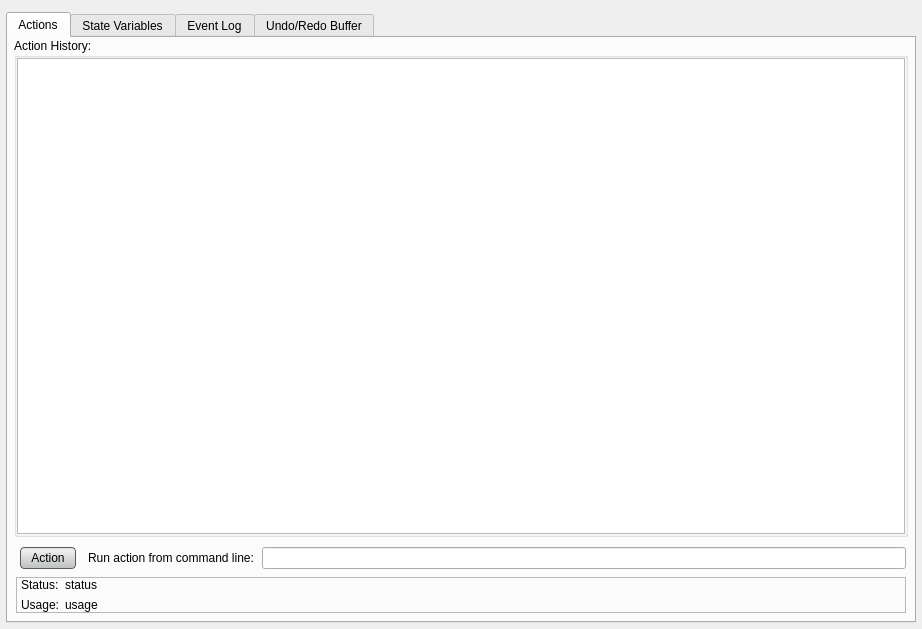
<?xml version="1.0" encoding="UTF-8"?>
<ui version="4.0">
 <class>F_CONTROLLER</class>
 <widget class="QDialog" name="F_CONTROLLER">
  <property name="geometry">
   <rect>
    <x>0</x>
    <y>0</y>
    <width>922</width>
    <height>629</height>
   </rect>
  </property>
  <property name="windowTitle">
   <string>Seg3D 2.0 - Controller</string>
  </property>
  <property name="styleSheet">
   <string notr="true">QPushButton{
	background-color: qlineargradient(spread:pad, x1:0.5, y1:0, x2:0.5, y2:0.960227, stop:0 rgba(221, 221, 221, 255), stop:0.155779 rgba(238, 238, 238, 255), stop:1 rgba(192, 194, 194, 255));
	border-radius: 4px;
	border: 1px solid rgb(90, 90, 90);
	margin:4px;
	padding-left: 10px;
	padding-right: 10px;
}

QPushButton:hover{
	background-color: qlineargradient(spread:pad, x1:0.5, y1:0, x2:0.5, y2:1, stop:0 rgba(195, 195, 195, 255), stop:0.253769 rgba(206, 206, 206, 255), stop:1 rgba(185, 185, 185, 255));
	border-radius: 4px;
	border: 1px solid rgb(90, 90, 90);
	margin:4px;
}

QPushButton:pressed{
	background-color: qlineargradient(spread:pad, x1:0.5, y1:0, x2:0.5, y2:1, stop:0 rgba(150, 150, 150, 255), stop:0.753769 rgba(206, 206, 206, 255), stop:1 rgba(185, 185, 185, 255));
	border-radius: 4px;
	border: 1px solid rgb(90, 90, 90);
	margin:4px;
}</string>
  </property>
  <layout class="QVBoxLayout" name="verticalLayout_2">
   <property name="spacing">
    <number>0</number>
   </property>
   <property name="leftMargin">
    <number>6</number>
   </property>
   <property name="topMargin">
    <number>12</number>
   </property>
   <property name="rightMargin">
    <number>6</number>
   </property>
   <property name="bottomMargin">
    <number>6</number>
   </property>
   <item>
    <widget class="QTabWidget" name="TW_CONTROLLER">
     <property name="currentIndex">
      <number>0</number>
     </property>
     <property name="usesScrollButtons">
      <bool>false</bool>
     </property>
     <property name="documentMode">
      <bool>false</bool>
     </property>
     <property name="movable">
      <bool>true</bool>
     </property>
     <widget class="QWidget" name="TAB_ACTION_HISTORY">
      <attribute name="title">
       <string notr="true">Actions</string>
      </attribute>
      <layout class="QVBoxLayout" name="verticalLayout">
       <property name="spacing">
        <number>0</number>
       </property>
       <property name="leftMargin">
        <number>6</number>
       </property>
       <property name="topMargin">
        <number>0</number>
       </property>
       <property name="rightMargin">
        <number>6</number>
       </property>
       <property name="bottomMargin">
        <number>6</number>
       </property>
       <item>
        <widget class="QGroupBox" name="groupBox">
         <property name="title">
          <string>Action History:</string>
         </property>
         <layout class="QHBoxLayout" name="horizontalLayout_2">
          <property name="spacing">
           <number>0</number>
          </property>
          <property name="margin">
           <number>0</number>
          </property>
          <item>
           <widget class="QTableView" name="TV_ACTION_HISTORY">
            <property name="frameShape">
             <enum>QFrame::StyledPanel</enum>
            </property>
            <property name="editTriggers">
             <set>QAbstractItemView::NoEditTriggers</set>
            </property>
            <property name="showDropIndicator" stdset="0">
             <bool>false</bool>
            </property>
            <property name="alternatingRowColors">
             <bool>true</bool>
            </property>
            <property name="selectionMode">
             <enum>QAbstractItemView::SingleSelection</enum>
            </property>
            <property name="showGrid">
             <bool>false</bool>
            </property>
            <property name="gridStyle">
             <enum>Qt::NoPen</enum>
            </property>
            <property name="wordWrap">
             <bool>false</bool>
            </property>
            <property name="cornerButtonEnabled">
             <bool>false</bool>
            </property>
            <attribute name="horizontalHeaderDefaultSectionSize">
             <number>2</number>
            </attribute>
            <attribute name="horizontalHeaderMinimumSectionSize">
             <number>2</number>
            </attribute>
            <attribute name="horizontalHeaderStretchLastSection">
             <bool>true</bool>
            </attribute>
            <attribute name="verticalHeaderVisible">
             <bool>false</bool>
            </attribute>
            <attribute name="verticalHeaderHighlightSections">
             <bool>false</bool>
            </attribute>
            <attribute name="verticalHeaderMinimumSectionSize">
             <number>12</number>
            </attribute>
           </widget>
          </item>
         </layout>
        </widget>
       </item>
       <item>
        <widget class="QFrame" name="frame">
         <property name="frameShape">
          <enum>QFrame::NoFrame</enum>
         </property>
         <property name="frameShadow">
          <enum>QFrame::Raised</enum>
         </property>
         <layout class="QVBoxLayout" name="verticalLayout_3">
          <property name="spacing">
           <number>0</number>
          </property>
          <property name="margin">
           <number>2</number>
          </property>
          <item>
           <widget class="QWidget" name="widget_2" native="true">
            <layout class="QHBoxLayout" name="horizontalLayout_3">
             <property name="spacing">
              <number>8</number>
             </property>
             <property name="leftMargin">
              <number>0</number>
             </property>
             <property name="topMargin">
              <number>4</number>
             </property>
             <property name="rightMargin">
              <number>0</number>
             </property>
             <property name="bottomMargin">
              <number>4</number>
             </property>
             <item>
              <widget class="QPushButton" name="TB_ACTION">
               <property name="minimumSize">
                <size>
                 <width>0</width>
                 <height>30</height>
                </size>
               </property>
               <property name="focusPolicy">
                <enum>Qt::NoFocus</enum>
               </property>
               <property name="text">
                <string>Action</string>
               </property>
              </widget>
             </item>
             <item>
              <widget class="QLabel" name="label">
               <property name="minimumSize">
                <size>
                 <width>0</width>
                 <height>20</height>
                </size>
               </property>
               <property name="text">
                <string>Run action from command line:</string>
               </property>
              </widget>
             </item>
             <item>
              <widget class="QLineEdit" name="LE_EDIT_ACTION"/>
             </item>
            </layout>
           </widget>
          </item>
          <item>
           <widget class="QFrame" name="frame_2">
            <property name="frameShape">
             <enum>QFrame::StyledPanel</enum>
            </property>
            <layout class="QGridLayout" name="gridLayout">
             <property name="leftMargin">
              <number>4</number>
             </property>
             <property name="topMargin">
              <number>0</number>
             </property>
             <property name="rightMargin">
              <number>4</number>
             </property>
             <property name="bottomMargin">
              <number>0</number>
             </property>
             <item row="0" column="0">
              <widget class="QLabel" name="label_3">
               <property name="text">
                <string>Status:</string>
               </property>
              </widget>
             </item>
             <item row="0" column="1">
              <widget class="QLabel" name="L_ACTION_STATUS">
               <property name="sizePolicy">
                <sizepolicy hsizetype="MinimumExpanding" vsizetype="Preferred">
                 <horstretch>0</horstretch>
                 <verstretch>0</verstretch>
                </sizepolicy>
               </property>
               <property name="text">
                <string>status</string>
               </property>
               <property name="alignment">
                <set>Qt::AlignLeading|Qt::AlignLeft|Qt::AlignTop</set>
               </property>
               <property name="wordWrap">
                <bool>true</bool>
               </property>
              </widget>
             </item>
             <item row="1" column="0">
              <widget class="QLabel" name="label_4">
               <property name="text">
                <string>Usage:</string>
               </property>
              </widget>
             </item>
             <item row="1" column="1">
              <widget class="QLabel" name="L_ACTION_USAGE">
               <property name="sizePolicy">
                <sizepolicy hsizetype="MinimumExpanding" vsizetype="Preferred">
                 <horstretch>0</horstretch>
                 <verstretch>0</verstretch>
                </sizepolicy>
               </property>
               <property name="text">
                <string>usage</string>
               </property>
              </widget>
             </item>
            </layout>
           </widget>
          </item>
         </layout>
        </widget>
       </item>
      </layout>
     </widget>
     <widget class="QWidget" name="TAB_STATE_ENGINE">
      <property name="styleSheet">
       <string notr="true"/>
      </property>
      <attribute name="title">
       <string>State Variables</string>
      </attribute>
      <layout class="QVBoxLayout" name="verticalLayout_4">
       <property name="margin">
        <number>5</number>
       </property>
       <item>
        <widget class="QTableView" name="TV_STATE_ENGINE">
         <property name="horizontalScrollBarPolicy">
          <enum>Qt::ScrollBarAlwaysOff</enum>
         </property>
         <property name="alternatingRowColors">
          <bool>true</bool>
         </property>
         <property name="selectionMode">
          <enum>QAbstractItemView::SingleSelection</enum>
         </property>
         <property name="showGrid">
          <bool>false</bool>
         </property>
         <property name="gridStyle">
          <enum>Qt::NoPen</enum>
         </property>
         <attribute name="horizontalHeaderStretchLastSection">
          <bool>true</bool>
         </attribute>
         <attribute name="verticalHeaderVisible">
          <bool>false</bool>
         </attribute>
         <attribute name="verticalHeaderMinimumSectionSize">
          <number>12</number>
         </attribute>
        </widget>
       </item>
      </layout>
     </widget>
     <widget class="QWidget" name="TAB_EVENT_LOG">
      <attribute name="title">
       <string>Event Log</string>
      </attribute>
      <layout class="QVBoxLayout" name="verticalLayout_6">
       <property name="margin">
        <number>5</number>
       </property>
       <item>
        <widget class="QTableView" name="TV_LOG_HISTORY">
         <property name="frameShadow">
          <enum>QFrame::Sunken</enum>
         </property>
         <property name="editTriggers">
          <set>QAbstractItemView::NoEditTriggers</set>
         </property>
         <property name="alternatingRowColors">
          <bool>true</bool>
         </property>
         <property name="selectionMode">
          <enum>QAbstractItemView::NoSelection</enum>
         </property>
         <property name="showGrid">
          <bool>false</bool>
         </property>
         <property name="cornerButtonEnabled">
          <bool>false</bool>
         </property>
         <attribute name="horizontalHeaderStretchLastSection">
          <bool>true</bool>
         </attribute>
         <attribute name="verticalHeaderVisible">
          <bool>false</bool>
         </attribute>
         <attribute name="verticalHeaderHighlightSections">
          <bool>false</bool>
         </attribute>
         <attribute name="verticalHeaderMinimumSectionSize">
          <number>12</number>
         </attribute>
        </widget>
       </item>
      </layout>
     </widget>
     <widget class="QWidget" name="tab">
      <attribute name="title">
       <string>Undo/Redo Buffer</string>
      </attribute>
      <layout class="QVBoxLayout" name="verticalLayout_5">
       <property name="margin">
        <number>6</number>
       </property>
       <item>
        <widget class="QLabel" name="label_2">
         <property name="text">
          <string>Undo Buffer:</string>
         </property>
        </widget>
       </item>
       <item>
        <widget class="QTableView" name="TV_UNDOBUFFER">
         <property name="frameShadow">
          <enum>QFrame::Sunken</enum>
         </property>
         <property name="editTriggers">
          <set>QAbstractItemView::NoEditTriggers</set>
         </property>
         <property name="alternatingRowColors">
          <bool>true</bool>
         </property>
         <property name="selectionMode">
          <enum>QAbstractItemView::SingleSelection</enum>
         </property>
         <property name="showGrid">
          <bool>false</bool>
         </property>
         <property name="cornerButtonEnabled">
          <bool>false</bool>
         </property>
         <attribute name="horizontalHeaderStretchLastSection">
          <bool>true</bool>
         </attribute>
         <attribute name="verticalHeaderVisible">
          <bool>false</bool>
         </attribute>
         <attribute name="verticalHeaderHighlightSections">
          <bool>false</bool>
         </attribute>
         <attribute name="verticalHeaderMinimumSectionSize">
          <number>12</number>
         </attribute>
        </widget>
       </item>
       <item>
        <widget class="QLabel" name="label_5">
         <property name="text">
          <string>Redo Buffer:</string>
         </property>
        </widget>
       </item>
       <item>
        <widget class="QTableView" name="TV_REDOBUFFER">
         <property name="frameShadow">
          <enum>QFrame::Sunken</enum>
         </property>
         <property name="editTriggers">
          <set>QAbstractItemView::NoEditTriggers</set>
         </property>
         <property name="alternatingRowColors">
          <bool>true</bool>
         </property>
         <property name="selectionMode">
          <enum>QAbstractItemView::SingleSelection</enum>
         </property>
         <property name="showGrid">
          <bool>false</bool>
         </property>
         <property name="cornerButtonEnabled">
          <bool>false</bool>
         </property>
         <attribute name="horizontalHeaderStretchLastSection">
          <bool>true</bool>
         </attribute>
         <attribute name="verticalHeaderVisible">
          <bool>false</bool>
         </attribute>
         <attribute name="verticalHeaderHighlightSections">
          <bool>false</bool>
         </attribute>
         <attribute name="verticalHeaderMinimumSectionSize">
          <number>12</number>
         </attribute>
        </widget>
       </item>
      </layout>
     </widget>
    </widget>
   </item>
  </layout>
 </widget>
 <resources/>
 <connections/>
</ui>
